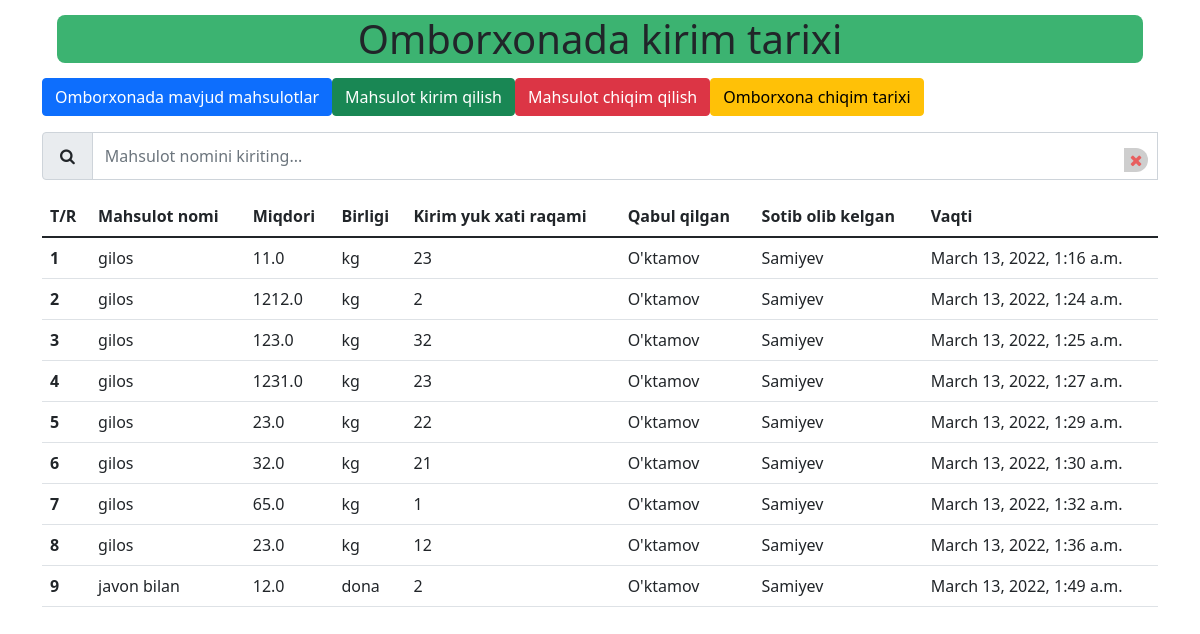
Page /inhistory/ on the earlier database version.
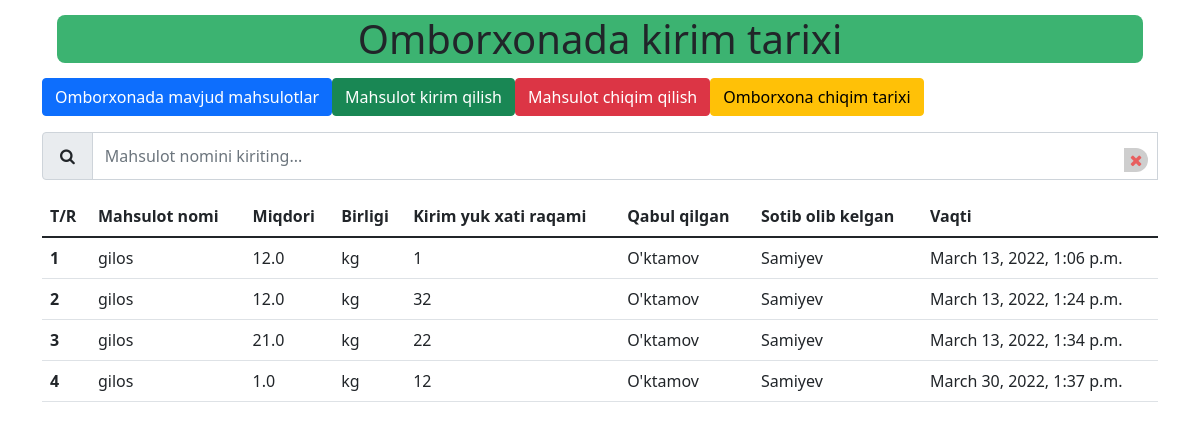
Same page on the later database version.
### itm/models.py (models this page shows, shortened)
class Inproduct(models.Model):
    kg = "kg"
    tonna = "tonna"
    gramm = "gramm"
    litr = "litr"
    metr = "metr"
    sm = "santimetr"
    dona = "dona"
    ROLES = (
        (kg,"kg"),
        (tonna,"tonna"),
        (gramm,"gramm"),
        (litr,"litr"),
        (metr,"metr"),
        (sm,"sm"),
        (dona,"dona"),
    )
    name = models.CharField(max_length=512)
    inload_number = models.CharField(max_length=200)
    count = models.FloatField(default=0)
    instorageperson=models.CharField(max_length=200)
    takeinstorageperson=models.CharField(max_length=200)
    unit = models.CharField(max_length=30,choices=ROLES)
    in_date = models.DateTimeField(default=datetime.datetime.now())
    class Meta:
        db_table = "Inproduct"

### itm/views.py (the view)
# urls.py: path("inhistory/",InHistory,name="inhistory"),
def InHistory(request):
    search = request.GET.get('search')
    if search is None:
        data = Inproduct.objects.all()
        paginator = Paginator(data, 15)
        page_num = request.GET.get('page')
        page_obj = paginator.get_page(page_num)
        search = ""
    else:
        data = Inproduct.objects.filter(name__contains=search)
        paginator = Paginator(data, 15)
        page_num = request.GET.get('page')
        page_obj = paginator.get_page(page_num)
    return render(request, "itm/inhistory.html", {"search": search, "page": page_obj, "all": paginator})

### itm/templates/itm/inhistory.html (shortened to what this page needs)
<!DOCTYPE html>
<html lang="en">
<head>
    <link rel="stylesheet" href="/static/itm/bootstrap/css/bootstrap.min.css">
    <link rel="stylesheet" href="/static/itm/css/styles.css">
    <link rel="stylesheet" href="/static/itm/font-awesome/css/font-awesome.min.css">
    <link rel="stylesheet" href="/static/itm/font-awesome/css/font-awesome.css">
</head>
<body>
<div class="container">
    <div class="row">
        <div class="col-md-12">
            <h1 class="close">Omborxonada kirim tarixi</h1>
            <div class="btn-group md-3">
                <form action="{%url 'balance'%}">
                    <button type="submit" class="btn btn-primary mb-3">Omborxonada mavjud mahsulotlar</button>
                </form>
                <form action="{%url 'inproduct'%}">
                    <button type="submit" class="btn btn-success mb-3">Mahsulot kirim qilish</button>
                </form>
                <form action="{%url 'kickproduct'%}">
                    <button type="submit" class="btn btn-danger mb-3"><a>Mahsulot chiqim qilish</a></button>
                </form>
                <form action="{%url 'outhistory'%}">
                    <button type="submit" class="btn btn-warning mb-3">Omborxona chiqim tarixi</button>
                </form>
            </div>
            <form>
                <div class="input-group mb-3">
                        <span class="input-group-text" id="inputGroup-sizing-default"><span style="padding:5px"><i
                                class="fa fa-search"></i></span></span>
                    <input name="search" value="{{ search }}" class="form-control"
                           placeholder="Mahsulot nomini kiriting..." id="bool">
                    <span class="clear" onclick="myfunc()"><i class="fa fa-times" aria-hidden="true"></i></span>
                </div>
            </form>
            <table class="table">
                <thead>
                <tr>
                    <th scope="col">T/R</th>
                    <th scope="col">Mahsulot nomi</th>
                    <th scope="col">Miqdori</th>
                    <th scope="col">Birligi</th>
                    <th scope="col">Kirim yuk xati raqami</th>
                    <th scope="col">Qabul qilgan</th>
                    <th scope="col">Sotib olib kelgan</th>
                    <th scope="col">Vaqti</th>
                </tr>
                </thead>
                <tbody>
                {% for prod in page %}
                <tr>
                    <th scope="row">{{forloop.counter}}</th>
                    <td>{{prod.name}}</td>
                    <td>{{prod.count}}</td>
                    <td>{{prod.unit}}</td>
                    <td>{{prod.inload_number}}</td>
                    <td>{{prod.instorageperson}}</td>
                    <td>{{prod.takeinstorageperson}}</td>
                    <td>{{prod.in_date}}</td>
                </tr>
                {%endfor%}
                </tbody>
            </table>
        </div>
    </div>
</div>
</body>
</html>

Differences in the rows shown:
removed Inproduct: name "gilos", count "11.0", unit "kg", inload_number "23", instorageperson "O'ktamov", takeinstorageperson "Samiyev", in_date "March 13, 2022, 1:16 a.m."
removed Inproduct: name "gilos", count "1212.0", unit "kg", inload_number "2", instorageperson "O'ktamov", takeinstorageperson "Samiyev", in_date "March 13, 2022, 1:24 a.m."
removed Inproduct: name "gilos", count "123.0", unit "kg", inload_number "32", instorageperson "O'ktamov", takeinstorageperson "Samiyev", in_date "March 13, 2022, 1:25 a.m."
removed Inproduct: name "gilos", count "1231.0", unit "kg", inload_number "23", instorageperson "O'ktamov", takeinstorageperson "Samiyev", in_date "March 13, 2022, 1:27 a.m."
removed Inproduct: name "gilos", count "23.0", unit "kg", inload_number "22", instorageperson "O'ktamov", takeinstorageperson "Samiyev", in_date "March 13, 2022, 1:29 a.m."
removed Inproduct: name "gilos", count "32.0", unit "kg", inload_number "21", instorageperson "O'ktamov", takeinstorageperson "Samiyev", in_date "March 13, 2022, 1:30 a.m."
removed Inproduct: name "gilos", count "65.0", unit "kg", inload_number "1", instorageperson "O'ktamov", takeinstorageperson "Samiyev", in_date "March 13, 2022, 1:32 a.m."
removed Inproduct: name "gilos", count "23.0", unit "kg", inload_number "12", instorageperson "O'ktamov", takeinstorageperson "Samiyev", in_date "March 13, 2022, 1:36 a.m."
removed Inproduct: name "javon bilan", count "12.0", unit "dona", inload_number "2", instorageperson "O'ktamov", takeinstorageperson "Samiyev", in_date "March 13, 2022, 1:49 a.m."
added Inproduct: name "gilos", count "12.0", unit "kg", inload_number "1", instorageperson "O'ktamov", takeinstorageperson "Samiyev", in_date "March 13, 2022, 1:06 p.m."
added Inproduct: name "gilos", count "12.0", unit "kg", inload_number "32", instorageperson "O'ktamov", takeinstorageperson "Samiyev", in_date "March 13, 2022, 1:24 p.m."
added Inproduct: name "gilos", count "21.0", unit "kg", inload_number "22", instorageperson "O'ktamov", takeinstorageperson "Samiyev", in_date "March 13, 2022, 1:34 p.m."
added Inproduct: name "gilos", count "1.0", unit "kg", inload_number "12", instorageperson "O'ktamov", takeinstorageperson "Samiyev", in_date "March 30, 2022, 1:37 p.m."
